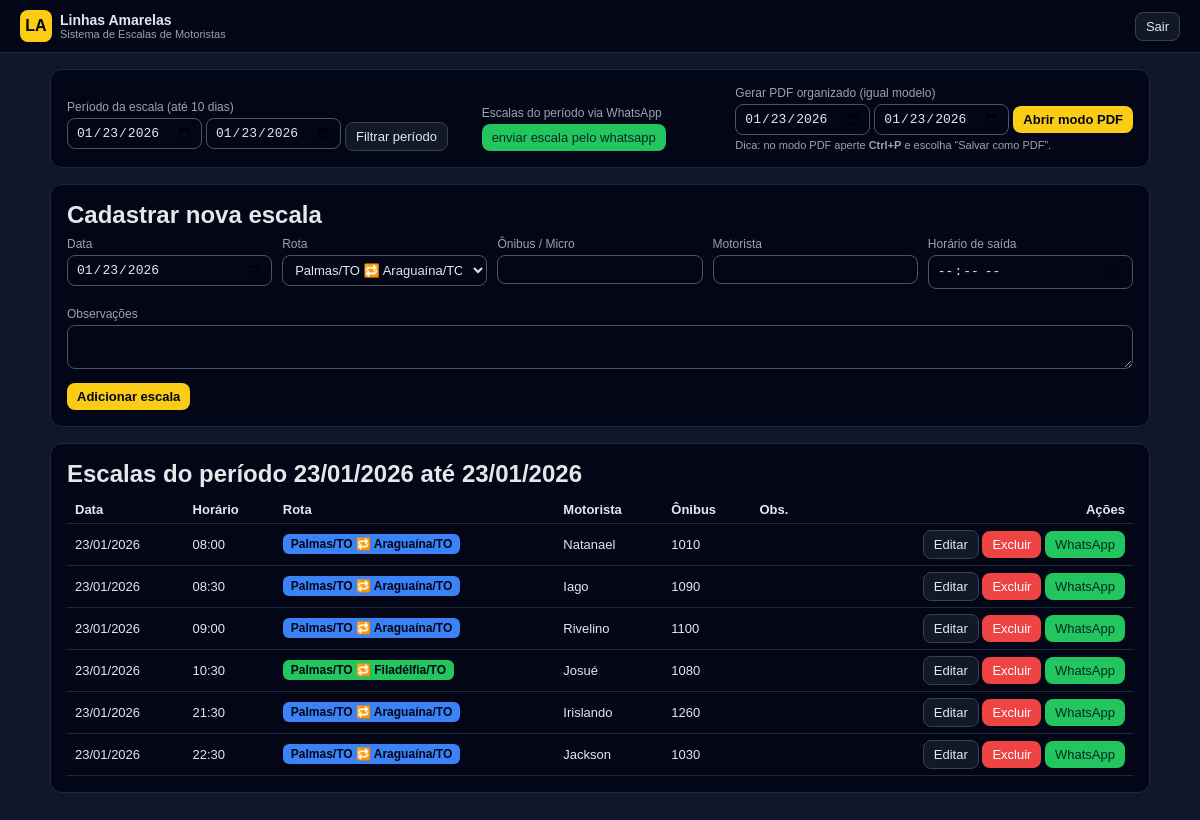
The page /escalas.php (signed in) on the database its author committed.
### tables this page shows
CREATE TABLE `schedules` (
  `id` int(11) NOT NULL,
  `date` date NOT NULL,
  `route` varchar(255) NOT NULL,
  `bus` varchar(100) NOT NULL,
  `driver` varchar(150) NOT NULL,
  `departure` time NOT NULL,
  `whatsapp` varchar(20) DEFAULT NULL,
  `notes` text DEFAULT NULL
);

### escalas.php (the view, shortened to what this page needs)
<?php
function dia_semana($data) {
    $dias = [
        'Domingo', 'Segunda-feira', 'Terça-feira',
        'Quarta-feira', 'Quinta-feira', 'Sexta-feira', 'Sábado'
    ];
    $indice = date('w', strtotime($data));
    return $dias[$indice] ?? '';
}
$ROUTES = [
    'Palmas/TO 🔁 Araguaína/TO',
    'Palmas/TO 🔁 Filadélfia/TO',
    'Palmas/TO 🔁 Miracema/TO',
    'Palmas/TO 🔁 Aparecida/TO',
    'Palmas/TO 🔁 Novo Acordo/TO',
    'Palmas/TO 🔁 Porto Nacional/TO',
    'Palmas/TO 🔁 Tocantinía/TO',
    'Araguaína/TO 🔁 Marabá/PA',
    'Marabá/PA 🔁 Xinguara/PA',
    'Altamira/PA 🔁 Marabá/PA',
    'Tucuruí/PA 🔁 Marabá/PA',
];
function corDaRota(string $rota, array $rotasFixas): string {
    $cores = [
        '#3b82f6',
        '#22c55e',
        '#a855f7',
        '#ef4444',
        '#14b8a6',
        '#f97316',
        '#6366f1',
        '#06b6d4',
        '#84cc16',
        '#ec4899',
        '#8b5cf6',
    ];
    $index = array_search($rota, $rotasFixas, true);
    return $cores[$index % count($cores)];
}
function db() {
    static $pdo;
    if (!$pdo) {
        $dsn = 'mysql:host=' . DB_HOST . ';dbname=' . DB_NAME . ';charset=utf8mb4';
        $pdo = new PDO($dsn, DB_USER, DB_PASS, [
            PDO::ATTR_ERRMODE => PDO::ERRMODE_EXCEPTION,
            PDO::ATTR_DEFAULT_FETCH_MODE => PDO::FETCH_ASSOC,
        ]);
    }
    return $pdo;
}
$logged = !empty($_SESSION['logged']);
function encode_whats($text) {
    return rawurlencode($text);
}
function limitar_periodo_10_dias(string $start, string $end): array {
    $startTs = strtotime($start) ?: time();
    $start   = date('Y-m-d', $startTs);
    $endTs = strtotime($end);
    $maxEndTs = strtotime('+9 days', $startTs);
    $end = date('Y-m-d', $endTs);
    return [$start, $end];
}
?>
<?php
$startDate = $_GET['start_date'] ?? date('Y-m-d');
$endDate   = $_GET['end_date']   ?? $startDate;
[$startDate, $endDate] = limitar_periodo_10_dias($startDate, $endDate);
$sql = "SELECT * FROM schedules
        WHERE date BETWEEN :start AND :end
        ORDER BY date, departure";
$stmt = db()->prepare($sql);
$stmt->execute(['start' => $startDate, 'end' => $endDate]);
$schedules = $stmt->fetchAll();
$editSchedule = null;
$textoWhats = "";
if ($schedules) {
    foreach ($schedules as $sc) {
        $textoWhats .= "Escala " . date('d/m/Y', strtotime($sc['date'])) .
                       " – " . dia_semana($sc['date']) . "\n";
        $textoWhats .= "Rota: {$sc['route']}\n";
        $textoWhats .= "Motorista: {$sc['driver']}\n";
        $textoWhats .= "Ônibus: {$sc['bus']}\n";
        $textoWhats .= "Saída: " . substr($sc['departure'],0,5) . "\n";
        $textoWhats .= "\n";
    }
} else {
    $textoWhats .= "Sem escalas cadastradas.\n\n";
}
$textoWhats .= "Linhas Amarelas - Sigamos juntos, com responsabilidade e orgulho do que fazemos! 💛";
$linkWhatsDia = "https://api.whatsapp.com/send?text=" . encode_whats($textoWhats);
$inicioPdf = $startDate;
$fimPdf    = $endDate;
?>
<!DOCTYPE html>
<html lang="pt-BR">
<head>
</head>
</head>
<body>
<header>
    <div class="logo">
        <div class="logo-box">LA</div>
        <div>
            <div style="font-weight:bold;font-size:14px;">Linhas Amarelas</div>
            <div style="font-size:11px;color:#9ca3af;">Sistema de Escalas de Motoristas</div>
        </div>
    </div>
    <div>
        <?php if ($logged): ?>
            <form method="post" style="display:inline;">
                <button class="btn btn-secondary">Sair</button>
            </form>
        <?php endif; ?>
    </div>
</header>
<div class="container">
    <?php if (!$logged): ?>
        <div class="card" style="max-width:360px;margin:40px auto;">
            <h2>Login do painel</h2>
            <?php if (!empty($login_error)): ?>
                <div style="color:#fecaca;font-size:12px;margin-bottom:8px;"><?= htmlspecialchars($login_error) ?></div>
            <?php endif; ?>
            <form method="post">
                <input type="hidden" name="action" value="login">
                <div style="margin-bottom:8px;">
                    <label>Usuário</label>
                    <input type="text" name="user">
                </div>
                <div style="margin-bottom:12px;">
                    <label>Senha</label>
                    <input type="password" name="pass">
                </div>
                <button class="btn btn-yellow" style="width:100%;">Entrar</button>
            </form>
        </div>
    <?php else: ?>
        <div class="card">
            <div class="top-row">
                <div>
                    <label>Período da escala (até 10 dias)</label>
                    <form method="get" style="display:flex;flex-wrap:wrap;gap:4px;">
                        <div style="flex:1 1 120px;">
                            <input type="date" name="start_date" value="<?= htmlspecialchars($startDate) ?>">
                        </div>
                        <div style="flex:1 1 120px;">
                            <input type="date" name="end_date" value="<?= htmlspecialchars($endDate) ?>">
                        </div>
                        <button class="btn btn-secondary" style="margin-top:4px;">Filtrar período</button>
                    </form>
                </div>
                <div>
                    <label>Escalas do período via WhatsApp</label>
                    <a class="btn btn-green" href="<?= htmlspecialchars($linkWhatsDia) ?>" target="_blank">
                        enviar escala pelo whatsapp
                    </a>
                </div>
                <div>
                    <label>Gerar PDF organizado (igual modelo)</label>
                    <form method="get" style="display:flex;flex-wrap:wrap;gap:4px;align-items:center;">
                        <div style="flex:1 1 100px;">
                            <input type="date" name="start" value="<?= htmlspecialchars($inicioPdf) ?>">
                        </div>
                        <div style="flex:1 1 100px;">
                            <input type="date" name="end" value="<?= htmlspecialchars($fimPdf) ?>">
                        </div>
                        <button class="btn btn-yellow" type="submit">Abrir modo PDF</button>
                    </form>
                    <div style="font-size:11px;color:#9ca3af;margin-top:4px;">
                        Dica: no modo PDF aperte <strong>Ctrl+P</strong> e escolha “Salvar como PDF”.
                    </div>
                </div>
            </div>
        </div>
        <div class="card">
            <h2><?= $editSchedule ? 'Editar escala' : 'Cadastrar nova escala' ?></h2>
            <form method="post" id="form-escala" onsubmit="return handleFormSubmit(this);" autocomplete="off">
                <div class="grid">
                    <div>
                        <label>Data</label>
                        <input type="date" name="date"
                               value="<?= htmlspecialchars($editSchedule['date'] ?? $startDate) ?>" required>
                    </div>
                    <div>
                        <label>Rota</label>
                        <?php
                        $rotaPadrao = 'Palmas/TO 🔁 Araguaína/TO';
                        $rotaAtual = $editSchedule['route']
                        ?? ($_POST['route_select'] ?? $rotaPadrao);
                        $rotaEstaNasFixas = in_array($rotaAtual, $ROUTES, true);
                        ?>
                        <select name="route_select" id="route_select">
                            <?php foreach ($ROUTES as $r): ?>
                                <option value="<?= htmlspecialchars($r) ?>" <?= $rotaEstaNasFixas && $rotaAtual === $r ? 'selected' : '' ?>>
                                    <?= htmlspecialchars($r) ?>
                                </option>
                            <?php endforeach; ?>
                        </select>
                    </div>
                    <div>
                        <label>Ônibus / Micro</label>
                        <input type="text" name="bus" value="<?= htmlspecialchars($editSchedule['bus'] ?? '') ?>" required>
                    </div>
                    <div>
                        <label>Motorista</label>
                        <input type="text" name="driver" value="<?= htmlspecialchars($editSchedule['driver'] ?? '') ?>" required>
                    </div>
                    <div>
                        <label>Horário de saída</label>
                        <input type="time" name="departure" value="<?= htmlspecialchars($editSchedule['departure'] ?? '') ?>" required>
                    </div>
                </div>
                <div style="margin-top:8px;">
                    <label>Observações</label>
                    <textarea name="notes" rows="2"><?= htmlspecialchars($editSchedule['notes'] ?? '') ?></textarea>
                </div>
                <div style="margin-top:10px;display:flex;gap:8px;">
                    <button class="btn btn-yellow" type="submit">
                        <?= $editSchedule ? 'Salvar alterações' : 'Adicionar escala' ?>
                    </button>
                </div>
            </form>
        </div>
        <div class="card">
            <h2>
                Escalas do período
                <?= date('d/m/Y', strtotime($startDate)) ?>
                até
                <?= date('d/m/Y', strtotime($endDate)) ?>
            </h2>
            <?php if (!$schedules): ?>
                <p style="font-size:13px;color:#9ca3af;">Nenhuma escala cadastrada neste período.</p>
            <?php else: ?>
                <table>
                    <tr>
                        <th>Data</th>
                        <th>Horário</th>
                        <th>Rota</th>
                        <th>Motorista</th>
                        <th>Ônibus</th>
                        <th>Obs.</th>
                        <th style="text-align:right;">Ações</th>
                    </tr>
                    <?php foreach ($schedules as $sc): ?>
                        <tr>
                            <td><?= date('d/m/Y', strtotime($sc['date'])) ?></td>
                            <td><?= htmlspecialchars(substr($sc['departure'],0,5)) ?></td>
                            <td>     <span style="         background: <?= corDaRota($sc['route'], $ROUTES) ?>;         color:#020617;         padding:3px 8px;         border-radius:6px;         font-size:12px;         font-weight:600;         display:inline-block;     ">         <?= htmlspecialchars($sc['route']) ?>     </span> </td>
                            <td><?= htmlspecialchars($sc['driver']) ?></td>
                            <td><?= htmlspecialchars($sc['bus']) ?></td>
                            <td><?= nl2br(htmlspecialchars($sc['notes'])) ?></td>
                            <td style="text-align:right;">
                                <?php
                                $txt = "Escala " . date('d/m/Y', strtotime($sc['date'])) .
                                       " – " . dia_semana($sc['date']) . "\n"
                                    . "Rota: {$sc['route']}\n"
                                    . "Motorista: {$sc['driver']}\n"
                                    . "Ônibus: {$sc['bus']}\n"
                                    . "Saída: " . substr($sc['departure'],0,5) . "\n";
                                $linkLinha = "https://api.whatsapp.com/send?text=" . encode_whats($txt);
                                ?>
                                <a class="btn btn-secondary"
                                   href="escalas.php?edit=<?= $sc['id'] ?>&start_date=<?= urlencode($startDate) ?>&end_date=<?= urlencode($endDate) ?>">
                                    Editar
                                </a>
                                <a class="btn btn-red"
                                   href="#"
                                   onclick="openDeleteModal(<?= $sc['id'] ?>, '<?= urlencode($startDate) ?>', '<?= urlencode($endDate) ?>'); return false;">
                                    Excluir
                                </a>
                                <a class="btn btn-green" href="<?= htmlspecialchars($linkLinha) ?>" target="_blank">
                                    WhatsApp
                                </a>
                            </td>
                        </tr>
                    <?php endforeach; ?>
                </table>
            <?php endif; ?>
        </div>
    <?php endif; ?>
</div>
</body>
</html>

### escalas.php (style rules this page uses)
body { font-family: Arial, Helvetica, sans-serif; margin: 0; background:#0f172a; color:#e5e7eb; }
header { background:#020617; padding:10px 20px; border-bottom:1px solid #1f2937; display:flex; align-items:center; justify-content:space-between; }
.logo { display:flex; align-items:center; gap:8px; }
.logo-box { width:32px; height:32px; border-radius:8px; background:#facc15; display:flex; align-items:center; justify-content:center; color:#020617; font-weight:bold; }
.container { max-width:1100px; margin:0 auto; padding:16px; }
h1,h2 { margin:0 0 8px 0; }
.card { background:#020617; border:1px solid #1f2937; border-radius:12px; padding:16px; margin-bottom:16px; }
label { font-size:12px; color:#9ca3af; display:block; margin-bottom:4px; }
input, textarea, select { width:100%; box-sizing:border-box; border-radius:8px; border:1px solid #4b5563; background:#020617; color:#e5e7eb; padding:6px 8px; font-size:13px; }
.grid { display:grid; grid-template-columns:repeat(auto-fit,minmax(200px,1fr)); gap:10px; }
button, .btn { border:none; border-radius:8px; padding:6px 10px; font-size:13px; cursor:pointer; text-decoration:none; display:inline-block; }
.btn-yellow { background:#facc15;color:#020617;font-weight:bold; }
.btn-secondary { background:#111827;color:#e5e7eb;border:1px solid #374151; }
.btn-red { background:#ef4444;color:#fff; }
.btn-green { background:#22c55e;color:#022c22; }
table { width:100%; border-collapse:collapse; font-size:13px; }
th,td { padding:6px 8px; border-bottom:1px solid #1f2937; }
th { text-align:left; background:#020617; }
tr:nth-child(even) td { background:#020617; }
.top-row { display:flex; flex-wrap:wrap; gap:12px; align-items:flex-end; justify-content:space-between; }
.top-row > div { min-width:220px; }

### rows shown on the page
schedules: date "23/01/2026", departure "08:00", route "Palmas/TO 🔁 Araguaína/TO", driver "Natanael", bus "1010"
schedules: date "23/01/2026", departure "08:30", route "Palmas/TO 🔁 Araguaína/TO", driver "Iago", bus "1090"
schedules: date "23/01/2026", departure "09:00", route "Palmas/TO 🔁 Araguaína/TO", driver "Rivelino", bus "1100"
schedules: date "23/01/2026", departure "10:30", route "Palmas/TO 🔁 Filadélfia/TO", driver "Josué", bus "1080"
schedules: date "23/01/2026", departure "21:30", route "Palmas/TO 🔁 Araguaína/TO", driver "Irislando", bus "1260"
schedules: date "23/01/2026", departure "22:30", route "Palmas/TO 🔁 Araguaína/TO", driver "Jackson", bus "1030"

### other values the page prints
form field route_select "Palmas/TO 🔁 Araguaína/TO"
